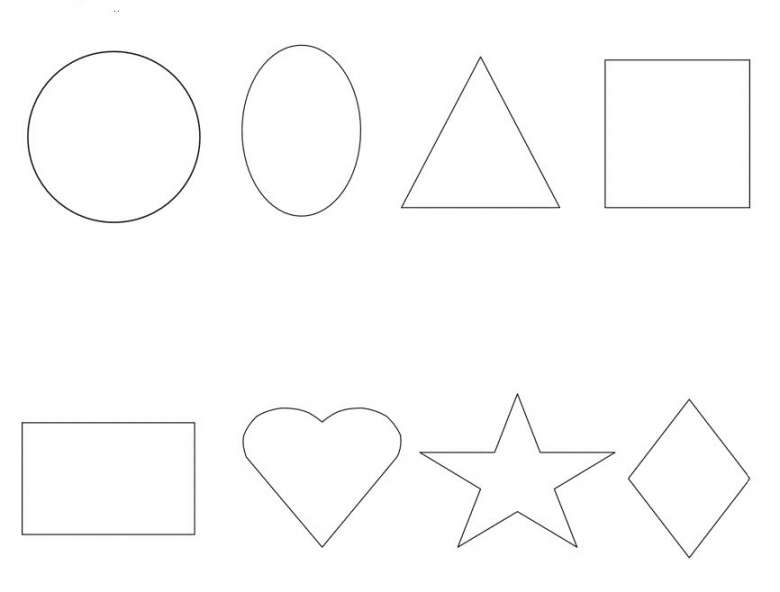
//> input picture segmentation/formegeom.jpeg, 780 x 592 px
$ ./canny ../formegeom.jpeg   (built with g++ and OpenCV 4)
//> lines starting //> are read from the running program, lines starting //| are printed output that depends on the picture; after the words box and inside, x2 and y2 are one past the last pixel; in counts of white or black regions, pixels touching at a corner belong together
/*
    STEPS :
    - Convolution of the input image with a Gaussian filter
    - Calculate the magnitude and orientation of the gradient
    - Apply non maxima suppression
    - Apply thresholding with insteresis
*/

#include <iostream>
#include <cstdlib>
#include <opencv2/opencv.hpp>

using namespace std;
using namespace cv;

static void canny(Mat &src, Mat &output, int kSize);
static void nonMaxSuppression(Mat &magnitude, Mat &orientations, Mat &nms);
void insteresis(Mat &nms, Mat &thresholdInsteresis, int lowTh, int highTh);

const int kSize = 3;

int main(int argc, char** argv){

    if(argc < 2){
        cout<<"usage: "<<argv[0]<<" image_name"<<endl;
        exit(0);
    }

    String imageName = argv[1];

    //Read image
    Mat image;
    image = imread(imageName, IMREAD_GRAYSCALE);
//> image is the input picture: 592 rows x 780 cols, CV_8UC1; min 20, max 255, mean 252.3

    if (image.empty())
    {
        cout << "Could not open or find the image" << endl;
        return -1;
    }

    Mat imgCanny;
    canny(image, imgCanny, kSize);

    imshow("Original image", image);
    imshow("Canny image", imgCanny);

    waitKey(0);
    destroyAllWindows();
    return 0;
}

static void canny(Mat &src, Mat &output, int kSize){
//> called with kSize = 3
    //Apply Gaussian
    Mat imgGaussian;
    GaussianBlur(src, imgGaussian, Size(3, 3), 0, 0);

    /* Apply Sobel's filters to get the two images in which
    I have the two components of the gradient vector */
    Mat dx, dy;
    Sobel(imgGaussian, dx, CV_32FC1, 1, 0, kSize);
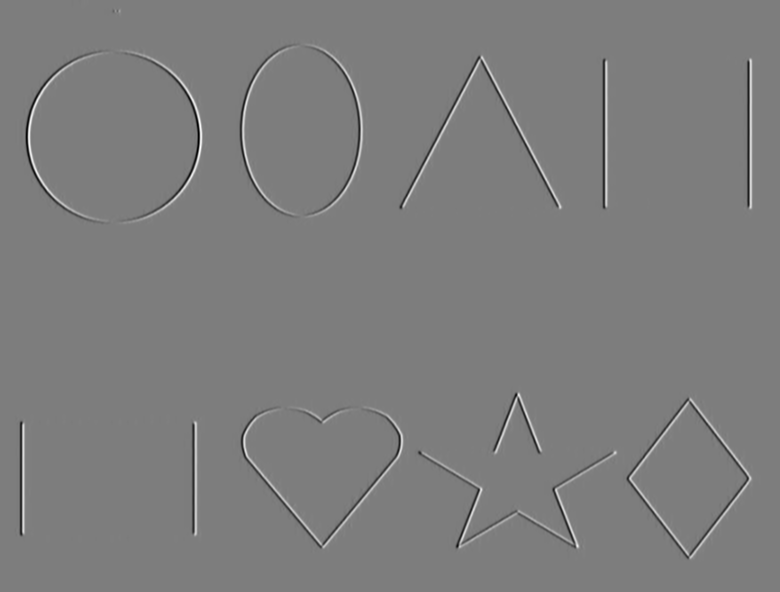
//> dx: 592 rows x 780 cols, CV_32FC1; min -516, max 530, mean 0; drawn with min black and max white
    Sobel(imgGaussian, dy, CV_32FC1, 0, 1, kSize);
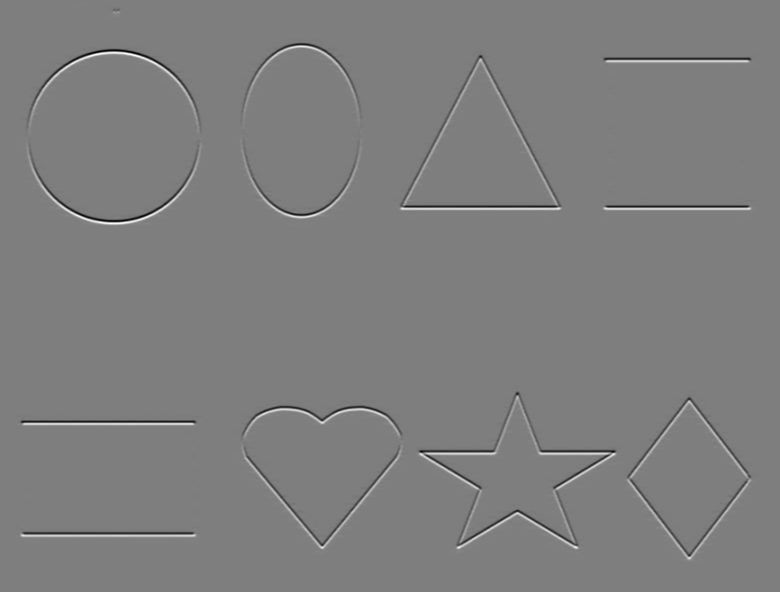
//> dy: 592 rows x 780 cols, CV_32FC1; min -497, max 505, mean 0; drawn with min black and max white

    /* Calculation the magnitute M(square root of the sum of the components squared
    or with sum of the absolute values of the two components) */
    Mat magnitude, dx2, dy2;
    pow(dx, 2, dx2);
    pow(dy, 2, dy2);
    sqrt(dx2+dy2, magnitude);
    normalize(magnitude, magnitude, 0, 255, NORM_MINMAX, CV_8U);

    //Calculate orientations
    Mat orientations;
    phase(dx, dy, orientations, true);
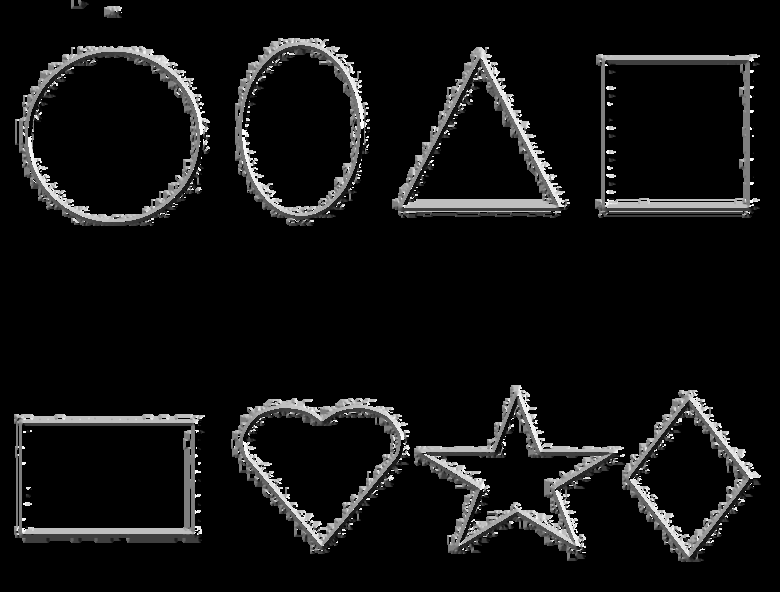
//> orientations: 592 rows x 780 cols, CV_32FC1; min 0, max 359.8, mean 25.8; drawn with min black and max white

    Mat nms = Mat::zeros(magnitude.rows, magnitude.cols, CV_8U);
    nonMaxSuppression(magnitude, orientations, nms);

    Mat thresholdInsteresis = Mat::zeros(magnitude.rows, magnitude.cols, CV_8U);
    insteresis(nms, thresholdInsteresis, 40, 100);

    output = thresholdInsteresis;
}

static void nonMaxSuppression(Mat &magnitude, Mat &orientations, Mat &nms){
    for(int i = 1; i< magnitude.rows -1; i++){
        for(int j= 1; j< magnitude.cols -1; j++){
            float angle = orientations.at<float>(i, j);
            angle = angle > 180? angle -360 : angle;

            //Analyze 4 ranges of angles
            //Check if the central pixel magnitude.at(i, j) is greater than its neighbors in that direction
            if((angle < -157.5 && angle >= 157.5) || (angle > -22.5 && angle <= 22.5)){
                if(magnitude.at<uchar>(i,j) > magnitude.at<uchar>(i, j-1) &&
                    magnitude.at<uchar>(i, j) > magnitude.at<uchar>(i, j+1)){
                        nms.at<uchar>(i, j) = magnitude.at<uchar>(i,j);
                }
            }
            if((angle < -112.5 && angle >= -157.5) || (angle >= 22.5 && angle < 67.5)){
                if(magnitude.at<uchar>(i,j) > magnitude.at<uchar>(i+1, j-1) &&
                    magnitude.at<uchar>(i, j) > magnitude.at<uchar>(i-1, j+1)){
                        nms.at<uchar>(i, j) = magnitude.at<uchar>(i,j);
                }
            }
            if((angle < -67.5 && angle >= -112.5) || (angle <= 112.5 && angle > 67.5)){
                if(magnitude.at<uchar>(i,j) > magnitude.at<uchar>(i+1, j) &&
                    magnitude.at<uchar>(i, j) > magnitude.at<uchar>(i-1, j)){
                        nms.at<uchar>(i, j) = magnitude.at<uchar>(i,j);
                }
            }
            if((angle < -22.5 && angle >= -67.5) || (angle >= 112.5 && angle < 157.5)){
                if(magnitude.at<uchar>(i,j) > magnitude.at<uchar>(i-1, j-1) &&
                    magnitude.at<uchar>(i, j) > magnitude.at<uchar>(i+1, j+1)){
                        nms.at<uchar>(i, j) = magnitude.at<uchar>(i,j);
                }
            }
        }
    }
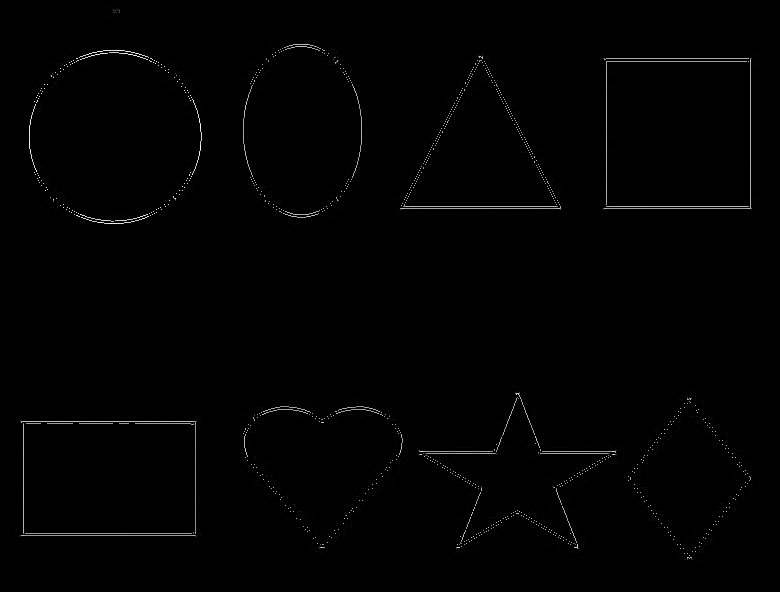
//> nms: 592 rows x 780 cols, CV_8UC1; min 0, max 255, mean 1.8
    imshow("NMS", nms);
    imshow("Angle", orientations);
    imshow("Magnitude", magnitude);
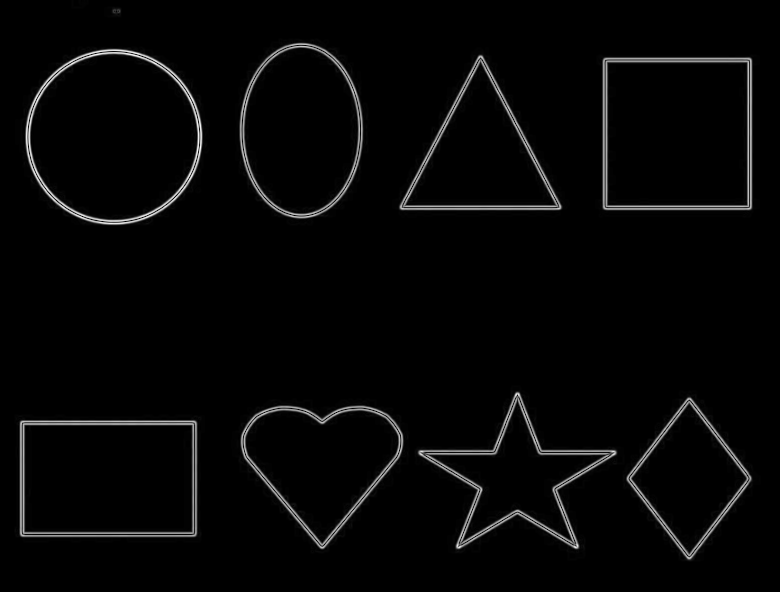
//> window 'Magnitude': 592 rows x 780 cols, CV_8UC1; min 0, max 255, mean 6.5
    waitKey(0);
}

void insteresis(Mat &nms, Mat &thresholdInsteresis, int lowTh, int higTh){
//> called with lowTh = 40, higTh = 100
    for(int i = 0; i< nms.rows; i++){
        for(int j=0; j<nms.cols; j++){
            if(nms.at<uchar>(i,j)>higTh){
                thresholdInsteresis.at<uchar>(i,j)=255;
            }
            else if(nms.at<uchar>(i,j)<lowTh){
                thresholdInsteresis.at<uchar>(i,j)=0;
            }
            else if(nms.at<uchar>(i,j)>lowTh && nms.at<uchar>(i,j)<higTh){
                for(int rows=-1;rows<2;rows++){
                    for(int cols=-1;cols<2;cols++){
                        if(nms.at<uchar>(i+rows,j+cols)>higTh){
                            thresholdInsteresis.at<uchar>(i+rows,j+cols)=255;
                        }
                    }
                }
            }
        }
    }
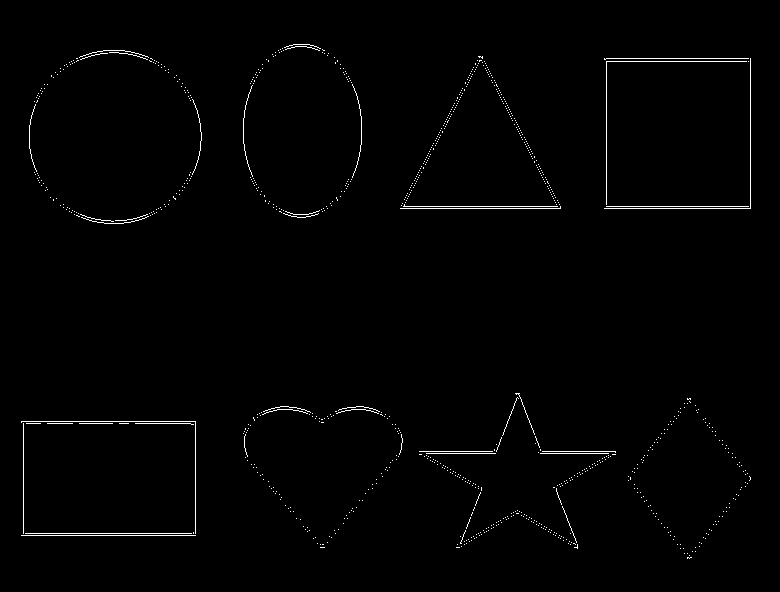
//> thresholdInsteresis: 592 rows x 780 cols, CV_8UC1; 0.99% white in thin lines or dots, all inside (x1, y1, x2, y2) = (21, 44, 751, 559)
}
